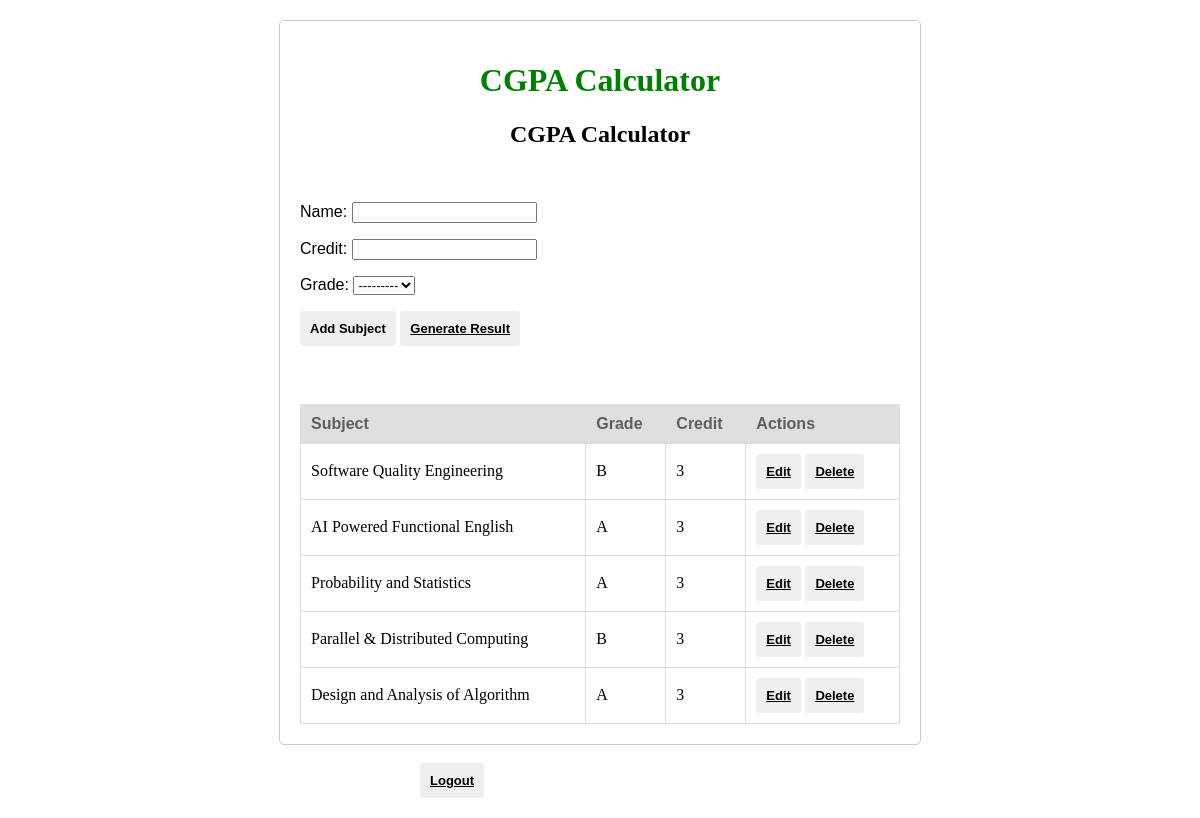
The page / (signed in) on the database its author committed.
### home/models.py (models this page shows, shortened)
class Subject(models.Model):
    user = models.ForeignKey(User, on_delete=models.SET_NULL, null=True, blank=True)
    name = models.CharField(max_length=255)
    grade = models.CharField(max_length=2, choices=[('S', 'S'), ('A', 'A'), ('B', 'B'), ('C', 'C'), ('D', 'D'), ('F', 'F')])
    credit = models.PositiveIntegerField()

### home/views.py (the view)
# urls.py: path('', cgpa_calculator, name='cgpa_calculator'),
@login_required(login_url='/login/')
def cgpa_calculator(request):
    subjects = Subject.objects.all()
    form = SubjectForm()
    if request.method == 'POST':
        form = SubjectForm(request.POST)
        if form.is_valid():
            form.save()
            return redirect('cgpa_calculator')
    total_credits = 0
    total_grade_points = 0
    for subject in subjects:
        total_credits += subject.credit
        total_grade_points += subject.credit * GRADE_POINTS.get(subject.grade, 0)
    if total_credits != 0:
        cgpa = total_grade_points / total_credits
    else:
        cgpa = 0
    context = {
        'subjects': subjects,
        'form': form,
        'cgpa': cgpa,
    }
    return render(request, 'index.html', context)

### home/forms.py
class SubjectForm(forms.ModelForm):
    class Meta:
        model = Subject
        fields = ['name','credit', 'grade']

### home/templates/index.html (shortened to what this page needs)
<!DOCTYPE html>
<html lang="en">
<head>
</head>
<body>
<div id="calculator">
    <h1 style="color: green;">CGPA Calculator</h1>
    <h2 style="font-family: 'Times New Roman', Times, serif; text-align:center;">CGPA Calculator</h2>
    <br>
    <form method="post" action="{% url 'cgpa_calculator' %}">
      {{form.as_p}}
        <button type="submit">Add Subject</button>
       <button> <a href="{% url 'result' %}">Generate Result</a></button>
    </form>
   <br>
    <table>
        <thead>
        <tr>
            <th>Subject</th>
            <th>Grade</th>
            <th>Credit</th>
            <th>Actions</th>
        </tr>
        </thead>
        <tbody>
        {% for subject in subjects %}
            <tr>
                <td style="font-family: 'Times New Roman', Times, serif;">{{ subject.name }}</td>
                <td style="font-family: 'Times New Roman', Times, serif;">{{ subject.grade }}</td>
                <td style="font-family: 'Times New Roman', Times, serif;">{{ subject.credit }}</td>
                <td>
                  <button><a  href="{% url 'edit_subject' subject.id %}">Edit</a></button>
                  <button><a href="{% url 'delete_subject' subject.id %}">Delete</a></button>
                </td>
            </tr>
        {% endfor %}
        </tbody>
    </table>
</div>
<br>
<button style="margin-left: 400px;"> <a class="ok" href="{% url 'logout' %}">Logout </a></button>
</body>
</html>

### home/templates/index.html (style rules this page uses)
body { font-family: Arial, sans-serif; margin: 20px; }
#calculator { max-width: 600px; margin: 0 auto; padding: 20px; border: 1px solid #ccc; border-radius: 5px; }
h1 { color: #333; text-align: center; font-family: 'Times New Roman', Times, serif; }
form { margin-bottom: 20px; }
button { padding: 10px; color: black; border: none; font-size: 13px; font-weight: bold; border-radius: 3px; cursor: pointer; }
table { width: 100%; border-collapse: collapse; margin-top: 20px; }
th, td { border: 1px solid #ddd; padding: 10px; text-align: left; }
th { background-color: #d9dad9d7; color: rgb(97, 93, 93); }
a { color: black; }

### rows shown on the page
Subject: name "Software Quality Engineering", grade "B", credit "3"
Subject: name "AI Powered Functional English", grade "A", credit "3"
Subject: name "Probability and Statistics", grade "A", credit "3"
Subject: name "Parallel & Distributed Computing", grade "B", credit "3"
Subject: name "Design and Analysis of Algorithm", grade "A", credit "3"
